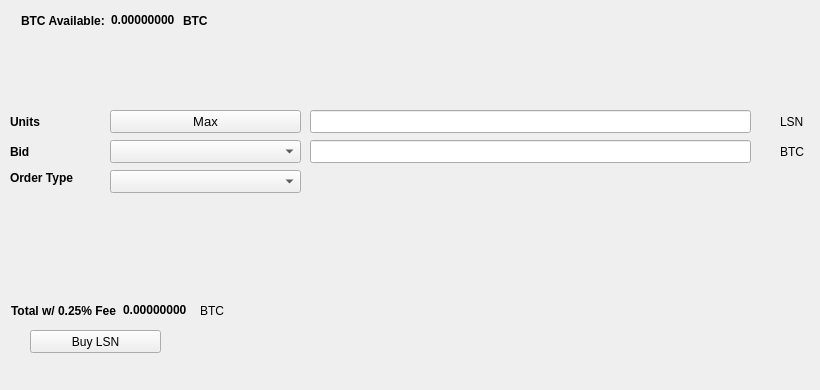
   <widget class="QWidget" name="BuyTab">
    <attribute name="title">
     <string>Buy</string>
    </attribute>
    <widget class="QPushButton" name="BuyLSN">
     <property name="geometry">
      <rect>
       <x>30</x>
       <y>330</y>
       <width>131</width>
       <height>23</height>
      </rect>
     </property>
     <property name="text">
      <string>Buy LSN</string>
     </property>
     <property name="icon">
      <iconset resource="../lucin.qrc">
       <normaloff>:/icons/bitcoin</normaloff>:/icons/bitcoin</iconset>
     </property>
    </widget>
    <widget class="QLabel" name="label_3">
     <property name="geometry">
      <rect>
       <x>10</x>
       <y>110</y>
       <width>46</width>
       <height>23</height>
      </rect>
     </property>
     <property name="font">
      <font>
       <weight>75</weight>
       <bold>true</bold>
      </font>
     </property>
     <property name="text">
      <string>Units</string>
     </property>
    </widget>
    <widget class="QLineEdit" name="UnitsInput">
     <property name="geometry">
      <rect>
       <x>310</x>
       <y>110</y>
       <width>441</width>
       <height>23</height>
      </rect>
     </property>
     <property name="font">
      <font>
       <pointsize>9</pointsize>
       <weight>75</weight>
       <bold>true</bold>
      </font>
     </property>
    </widget>
    <widget class="QLineEdit" name="BuyBidPriceEdit">
     <property name="geometry">
      <rect>
       <x>310</x>
       <y>140</y>
       <width>441</width>
       <height>23</height>
      </rect>
     </property>
     <property name="font">
      <font>
       <pointsize>9</pointsize>
       <weight>75</weight>
       <bold>true</bold>
      </font>
     </property>
    </widget>
    <widget class="QLabel" name="label_4">
     <property name="geometry">
      <rect>
       <x>780</x>
       <y>110</y>
       <width>31</width>
       <height>23</height>
      </rect>
     </property>
     <property name="text">
      <string>LSN</string>
     </property>
    </widget>
    <widget class="QLabel" name="label_5">
     <property name="geometry">
      <rect>
       <x>780</x>
       <y>140</y>
       <width>31</width>
       <height>23</height>
      </rect>
     </property>
     <property name="text">
      <string>BTC</string>
     </property>
    </widget>
    <widget class="QLabel" name="label_6">
     <property name="geometry">
      <rect>
       <x>10</x>
       <y>140</y>
       <width>46</width>
       <height>23</height>
      </rect>
     </property>
     <property name="font">
      <font>
       <weight>75</weight>
       <bold>true</bold>
      </font>
     </property>
     <property name="text">
      <string>Bid</string>
     </property>
    </widget>
    <widget class="QLabel" name="label_7">
     <property name="geometry">
      <rect>
       <x>10</x>
       <y>170</y>
       <width>91</width>
       <height>16</height>
      </rect>
     </property>
     <property name="font">
      <font>
       <weight>75</weight>
       <bold>true</bold>
      </font>
     </property>
     <property name="text">
      <string>Order Type</string>
     </property>
    </widget>
    <widget class="QPushButton" name="Buy_Max_Amount">
     <property name="geometry">
      <rect>
       <x>110</x>
       <y>110</y>
       <width>191</width>
       <height>23</height>
      </rect>
     </property>
     <property name="font">
      <font>
       <pointsize>10</pointsize>
      </font>
     </property>
     <property name="text">
      <string>Max</string>
     </property>
    </widget>
    <widget class="QComboBox" name="BuyBidcomboBox">
     <property name="geometry">
      <rect>
       <x>110</x>
       <y>140</y>
       <width>191</width>
       <height>23</height>
      </rect>
     </property>
     <property name="font">
      <font>
       <pointsize>10</pointsize>
      </font>
     </property>
    </widget>
    <widget class="QComboBox" name="buyOrdertypeCombo">
     <property name="geometry">
      <rect>
       <x>110</x>
       <y>170</y>
       <width>191</width>
       <height>23</height>
      </rect>
     </property>
     <property name="font">
      <font>
       <pointsize>10</pointsize>
      </font>
     </property>
    </widget>
    <widget class="QWidget" name="layoutWidget1">
     <property name="geometry">
      <rect>
       <x>21</x>
       <y>11</y>
       <width>227</width>
       <height>19</height>
      </rect>
     </property>
     <layout class="QHBoxLayout" name="horizontalLayout_3">
      <item>
       <widget class="QLabel" name="label232">
        <property name="font">
         <font>
          <weight>75</weight>
          <bold>true</bold>
         </font>
        </property>
        <property name="text">
         <string>BTC Available:</string>
        </property>
       </widget>
      </item>
      <item>
       <widget class="QLabel" name="BtcAvailableLbl">
        <property name="palette">
         <palette>
          <active>
           <colorrole role="WindowText">
            <brush brushstyle="SolidPattern">
             <color alpha="255">
              <red>0</red>
              <green>0</green>
              <blue>0</blue>
             </color>
            </brush>
           </colorrole>
           <colorrole role="Button">
            <brush brushstyle="SolidPattern">
             <color alpha="255">
              <red>0</red>
              <green>170</green>
              <blue>0</blue>
             </color>
            </brush>
           </colorrole>
           <colorrole role="Light">
            <brush brushstyle="SolidPattern">
             <color alpha="255">
              <red>0</red>
              <green>255</green>
              <blue>0</blue>
             </color>
            </brush>
           </colorrole>
           <colorrole role="Midlight">
            <brush brushstyle="SolidPattern">
             <color alpha="255">
              <red>0</red>
              <green>212</green>
              <blue>0</blue>
             </color>
            </brush>
           </colorrole>
           <colorrole role="Dark">
            <brush brushstyle="SolidPattern">
             <color alpha="255">
              <red>0</red>
              <green>85</green>
              <blue>0</blue>
             </color>
            </brush>
           </colorrole>
           <colorrole role="Mid">
            <brush brushstyle="SolidPattern">
             <color alpha="255">
              <red>0</red>
              <green>113</green>
              <blue>0</blue>
             </color>
            </brush>
           </colorrole>
           <colorrole role="Text">
            <brush brushstyle="SolidPattern">
             <color alpha="255">
              <red>0</red>
              <green>170</green>
              <blue>0</blue>
             </color>
            </brush>
           </colorrole>
           <colorrole role="BrightText">
            <brush brushstyle="SolidPattern">
             <color alpha="255">
              <red>255</red>
              <green>255</green>
              <blue>255</blue>
             </color>
            </brush>
           </colorrole>
           <colorrole role="ButtonText">
            <brush brushstyle="SolidPattern">
             <color alpha="255">
              <red>0</red>
              <green>0</green>
              <blue>0</blue>
             </color>
            </brush>
           </colorrole>
           <colorrole role="Base">
            <brush brushstyle="SolidPattern">
             <color alpha="255">
              <red>255</red>
              <green>255</green>
              <blue>255</blue>
             </color>
            </brush>
           </colorrole>
           <colorrole role="Window">
            <brush brushstyle="SolidPattern">
             <color alpha="255">
              <red>0</red>
              <green>170</green>
              <blue>0</blue>
             </color>
            </brush>
           </colorrole>
           <colorrole role="Shadow">
            <brush brushstyle="SolidPattern">
             <color alpha="255">
              <red>0</red>
              <green>0</green>
              <blue>0</blue>
             </color>
            </brush>
           </colorrole>
           <colorrole role="AlternateBase">
            <brush brushstyle="SolidPattern">
             <color alpha="255">
              <red>127</red>
              <green>212</green>
              <blue>127</blue>
             </color>
            </brush>
           </colorrole>
           <colorrole role="ToolTipBase">
            <brush brushstyle="SolidPattern">
             <color alpha="255">
              <red>255</red>
              <green>255</green>
              <blue>220</blue>
             </color>
            </brush>
           </colorrole>
           <colorrole role="ToolTipText">
            <brush brushstyle="SolidPattern">
             <color alpha="255">
              <red>0</red>
              <green>0</green>
              <blue>0</blue>
             </color>
            </brush>
           </colorrole>
          </active>
          <inactive>
           <colorrole role="WindowText">
            <brush brushstyle="SolidPattern">
             <color alpha="255">
              <red>0</red>
              <green>0</green>
              <blue>0</blue>
             </color>
            </brush>
           </colorrole>
           <colorrole role="Button">
            <brush brushstyle="SolidPattern">
             <color alpha="255">
              <red>0</red>
              <green>170</green>
              <blue>0</blue>
             </color>
            </brush>
           </colorrole>
           <colorrole role="Light">
            <brush brushstyle="SolidPattern">
             <color alpha="255">
              <red>0</red>
              <green>255</green>
              <blue>0</blue>
             </color>
            </brush>
           </colorrole>
           <colorrole role="Midlight">
            <brush brushstyle="SolidPattern">
             <color alpha="255">
              <red>0</red>
              <green>212</green>
              <blue>0</blue>
             </color>
            </brush>
           </colorrole>
           <colorrole role="Dark">
            <brush brushstyle="SolidPattern">
             <color alpha="255">
              <red>0</red>
              <green>85</green>
              <blue>0</blue>
             </color>
            </brush>
           </colorrole>
           <colorrole role="Mid">
            <brush brushstyle="SolidPattern">
             <color alpha="255">
              <red>0</red>
              <green>113</green>
              <blue>0</blue>
             </color>
            </brush>
           </colorrole>
           <colorrole role="Text">
            <brush brushstyle="SolidPattern">
             <color alpha="255">
              <red>0</red>
              <green>170</green>
              <blue>0</blue>
             </color>
            </brush>
           </colorrole>
           <colorrole role="BrightText">
            <brush brushstyle="SolidPattern">
             <color alpha="255">
              <red>255</red>
              <green>255</green>
              <blue>255</blue>
             </color>
            </brush>
           </colorrole>
           <colorrole role="ButtonText">
            <brush brushstyle="SolidPattern">
             <color alpha="255">
              <red>0</red>
              <green>0</green>
              <blue>0</blue>
             </color>
            </brush>
           </colorrole>
           <colorrole role="Base">
            <brush brushstyle="SolidPattern">
             <color alpha="255">
              <red>255</red>
              <green>255</green>
              <blue>255</blue>
             </color>
            </brush>
           </colorrole>
           <colorrole role="Window">
            <brush brushstyle="SolidPattern">
             <color alpha="255">
              <red>0</red>
              <green>170</green>
              <blue>0</blue>
             </color>
            </brush>
           </colorrole>
           <colorrole role="Shadow">
            <brush brushstyle="SolidPattern">
             <color alpha="255">
              <red>0</red>
              <green>0</green>
              <blue>0</blue>
             </color>
            </brush>
           </colorrole>
           <colorrole role="AlternateBase">
            <brush brushstyle="SolidPattern">
             <color alpha="255">
              <red>127</red>
              <green>212</green>
              <blue>127</blue>
             </color>
            </brush>
           </colorrole>
           <colorrole role="ToolTipBase">
            <brush brushstyle="SolidPattern">
             <color alpha="255">
              <red>255</red>
              <green>255</green>
              <blue>220</blue>
             </color>
            </brush>
           </colorrole>
           <colorrole role="ToolTipText">
            <brush brushstyle="SolidPattern">
             <color alpha="255">
              <red>0</red>
              <green>0</green>
              <blue>0</blue>
             </color>
            </brush>
           </colorrole>
          </inactive>
          <disabled>
           <colorrole role="WindowText">
            <brush brushstyle="SolidPattern">
             <color alpha="255">
              <red>0</red>
              <green>85</green>
              <blue>0</blue>
             </color>
            </brush>
           </colorrole>
           <colorrole role="Button">
            <brush brushstyle="SolidPattern">
             <color alpha="255">
              <red>0</red>
              <green>170</green>
              <blue>0</blue>
             </color>
            </brush>
           </colorrole>
           <colorrole role="Light">
            <brush brushstyle="SolidPattern">
             <color alpha="255">
              <red>0</red>
              <green>255</green>
              <blue>0</blue>
             </color>
            </brush>
           </colorrole>
           <colorrole role="Midlight">
            <brush brushstyle="SolidPattern">
             <color alpha="255">
              <red>0</red>
              <green>212</green>
              <blue>0</blue>
             </color>
            </brush>
           </colorrole>
           <colorrole role="Dark">
            <brush brushstyle="SolidPattern">
             <color alpha="255">
              <red>0</red>
              <green>85</green>
              <blue>0</blue>
             </color>
            </brush>
           </colorrole>
           <colorrole role="Mid">
            <brush brushstyle="SolidPattern">
             <color alpha="255">
              <red>0</red>
              <green>113</green>
              <blue>0</blue>
             </color>
            </brush>
           </colorrole>
           <colorrole role="Text">
            <brush brushstyle="SolidPattern">
             <color alpha="255">
              <red>0</red>
              <green>85</green>
              <blue>0</blue>
             </color>
            </brush>
           </colorrole>
           <colorrole role="BrightText">
            <brush brushstyle="SolidPattern">
             <color alpha="255">
              <red>255</red>
              <green>255</green>
              <blue>255</blue>
             </color>
            </brush>
           </colorrole>
           <colorrole role="ButtonText">
            <brush brushstyle="SolidPattern">
             <color alpha="255">
              <red>0</red>
              <green>85</green>
              <blue>0</blue>
             </color>
            </brush>
           </colorrole>
           <colorrole role="Base">
            <brush brushstyle="SolidPattern">
             <color alpha="255">
              <red>0</red>
              <green>170</green>
              <blue>0</blue>
             </color>
            </brush>
           </colorrole>
           <colorrole role="Window">
            <brush brushstyle="SolidPattern">
             <color alpha="255">
              <red>0</red>
              <green>170</green>
              <blue>0</blue>
             </color>
            </brush>
           </colorrole>
           <colorrole role="Shadow">
            <brush brushstyle="SolidPattern">
             <color alpha="255">
              <red>0</red>
              <green>0</green>
              <blue>0</blue>
             </color>
            </brush>
           </colorrole>
           <colorrole role="AlternateBase">
            <brush brushstyle="SolidPattern">
             <color alpha="255">
              <red>0</red>
              <green>170</green>
              <blue>0</blue>
             </color>
            </brush>
           </colorrole>
           <colorrole role="ToolTipBase">
            <brush brushstyle="SolidPattern">
             <color alpha="255">
              <red>255</red>
              <green>255</green>
              <blue>220</blue>
             </color>
            </brush>
           </colorrole>
           <colorrole role="ToolTipText">
            <brush brushstyle="SolidPattern">
             <color alpha="255">
              <red>0</red>
              <green>0</green>
              <blue>0</blue>
             </color>
            </brush>
           </colorrole>
          </disabled>
         </palette>
        </property>
        <property name="font">
         <font>
          <weight>75</weight>
          <bold>true</bold>
         </font>
        </property>
        <property name="text">
         <string>0.00000000</string>
        </property>
        <property name="textInteractionFlags">
         <set>Qt::LinksAccessibleByMouse|Qt::TextSelectableByKeyboard|Qt::TextSelectableByMouse</set>
        </property>
       </widget>
      </item>
      <item>
       <widget class="QLabel" name="BtcAvailableLbl_2">
        <property name="font">
         <font>
          <weight>75</weight>
          <bold>true</bold>
         </font>
        </property>
        <property name="text">
         <string>BTC</string>
        </property>
       </widget>
      </item>
     </layout>
    </widget>
    <widget class="QWidget" name="layoutWidge2">
     <property name="geometry">
      <rect>
       <x>11</x>
       <y>301</y>
       <width>259</width>
       <height>19</height>
      </rect>
     </property>
     <layout class="QHBoxLayout" name="horizontalLayout_4">
      <item>
       <widget class="QLabel" name="label_9">
        <property name="font">
         <font>
          <weight>75</weight>
          <bold>true</bold>
         </font>
        </property>
        <property name="text">
         <string>Total w/ 0.25% Fee</string>
        </property>
       </widget>
      </item>
      <item>
       <widget class="QLabel" name="BuyCostLabel">
        <property name="palette">
         <palette>
          <active>
           <colorrole role="WindowText">
            <brush brushstyle="SolidPattern">
             <color alpha="255">
              <red>0</red>
              <green>0</green>
              <blue>0</blue>
             </color>
            </brush>
           </colorrole>
           <colorrole role="Button">
            <brush brushstyle="SolidPattern">
             <color alpha="255">
              <red>0</red>
              <green>170</green>
              <blue>0</blue>
             </color>
            </brush>
           </colorrole>
           <colorrole role="Light">
            <brush brushstyle="SolidPattern">
             <color alpha="255">
              <red>0</red>
              <green>255</green>
              <blue>0</blue>
             </color>
            </brush>
           </colorrole>
           <colorrole role="Midlight">
            <brush brushstyle="SolidPattern">
             <color alpha="255">
              <red>0</red>
              <green>212</green>
              <blue>0</blue>
             </color>
            </brush>
           </colorrole>
           <colorrole role="Dark">
            <brush brushstyle="SolidPattern">
             <color alpha="255">
              <red>0</red>
              <green>85</green>
              <blue>0</blue>
             </color>
            </brush>
           </colorrole>
           <colorrole role="Mid">
            <brush brushstyle="SolidPattern">
             <color alpha="255">
              <red>0</red>
              <green>113</green>
              <blue>0</blue>
             </color>
            </brush>
           </colorrole>
           <colorrole role="Text">
            <brush brushstyle="SolidPattern">
             <color alpha="255">
              <red>0</red>
              <green>170</green>
              <blue>0</blue>
             </color>
            </brush>
           </colorrole>
           <colorrole role="BrightText">
            <brush brushstyle="SolidPattern">
             <color alpha="255">
              <red>255</red>
              <green>255</green>
              <blue>255</blue>
             </color>
            </brush>
           </colorrole>
           <colorrole role="ButtonText">
            <brush brushstyle="SolidPattern">
             <color alpha="255">
              <red>0</red>
              <green>0</green>
              <blue>0</blue>
             </color>
            </brush>
           </colorrole>
           <colorrole role="Base">
            <brush brushstyle="SolidPattern">
             <color alpha="255">
              <red>255</red>
              <green>255</green>
              <blue>255</blue>
             </color>
            </brush>
           </colorrole>
           <colorrole role="Window">
            <brush brushstyle="SolidPattern">
             <color alpha="255">
              <red>0</red>
              <green>170</green>
              <blue>0</blue>
             </color>
            </brush>
           </colorrole>
           <colorrole role="Shadow">
            <brush brushstyle="SolidPattern">
             <color alpha="255">
              <red>0</red>
              <green>0</green>
              <blue>0</blue>
             </color>
            </brush>
           </colorrole>
           <colorrole role="AlternateBase">
            <brush brushstyle="SolidPattern">
             <color alpha="255">
              <red>127</red>
              <green>212</green>
              <blue>127</blue>
             </color>
            </brush>
           </colorrole>
           <colorrole role="ToolTipBase">
            <brush brushstyle="SolidPattern">
             <color alpha="255">
              <red>255</red>
              <green>255</green>
              <blue>220</blue>
             </color>
            </brush>
           </colorrole>
           <colorrole role="ToolTipText">
            <brush brushstyle="SolidPattern">
             <color alpha="255">
              <red>0</red>
              <green>0</green>
              <blue>0</blue>
             </color>
            </brush>
           </colorrole>
          </active>
          <inactive>
           <colorrole role="WindowText">
            <brush brushstyle="SolidPattern">
             <color alpha="255">
              <red>0</red>
              <green>0</green>
              <blue>0</blue>
             </color>
            </brush>
           </colorrole>
           <colorrole role="Button">
            <brush brushstyle="SolidPattern">
             <color alpha="255">
              <red>0</red>
              <green>170</green>
              <blue>0</blue>
             </color>
            </brush>
           </colorrole>
           <colorrole role="Light">
            <brush brushstyle="SolidPattern">
             <color alpha="255">
              <red>0</red>
              <green>255</green>
              <blue>0</blue>
             </color>
            </brush>
           </colorrole>
           <colorrole role="Midlight">
            <brush brushstyle="SolidPattern">
             <color alpha="255">
              <red>0</red>
              <green>212</green>
              <blue>0</blue>
             </color>
            </brush>
           </colorrole>
           <colorrole role="Dark">
            <brush brushstyle="SolidPattern">
             <color alpha="255">
              <red>0</red>
              <green>85</green>
              <blue>0</blue>
             </color>
            </brush>
           </colorrole>
           <colorrole role="Mid">
            <brush brushstyle="SolidPattern">
             <color alpha="255">
              <red>0</red>
              <green>113</green>
              <blue>0</blue>
             </color>
            </brush>
           </colorrole>
           <colorrole role="Text">
            <brush brushstyle="SolidPattern">
             <color alpha="255">
              <red>0</red>
              <green>170</green>
              <blue>0</blue>
             </color>
            </brush>
           </colorrole>
           <colorrole role="BrightText">
            <brush brushstyle="SolidPattern">
             <color alpha="255">
              <red>255</red>
              <green>255</green>
              <blue>255</blue>
             </color>
            </brush>
           </colorrole>
           <colorrole role="ButtonText">
            <brush brushstyle="SolidPattern">
             <color alpha="255">
              <red>0</red>
              <green>0</green>
              <blue>0</blue>
             </color>
            </brush>
           </colorrole>
           <colorrole role="Base">
            <brush brushstyle="SolidPattern">
             <color alpha="255">
              <red>255</red>
              <green>255</green>
              <blue>255</blue>
             </color>
            </brush>
           </colorrole>
           <colorrole role="Window">
            <brush brushstyle="SolidPattern">
             <color alpha="255">
              <red>0</red>
              <green>170</green>
              <blue>0</blue>
             </color>
            </brush>
           </colorrole>
           <colorrole role="Shadow">
            <brush brushstyle="SolidPattern">
             <color alpha="255">
              <red>0</red>
              <green>0</green>
              <blue>0</blue>
             </color>
            </brush>
           </colorrole>
           <colorrole role="AlternateBase">
            <brush brushstyle="SolidPattern">
             <color alpha="255">
              <red>127</red>
              <green>212</green>
              <blue>127</blue>
             </color>
            </brush>
           </colorrole>
           <colorrole role="ToolTipBase">
            <brush brushstyle="SolidPattern">
             <color alpha="255">
              <red>255</red>
              <green>255</green>
              <blue>220</blue>
             </color>
            </brush>
           </colorrole>
           <colorrole role="ToolTipText">
            <brush brushstyle="SolidPattern">
             <color alpha="255">
              <red>0</red>
              <green>0</green>
              <blue>0</blue>
             </color>
            </brush>
           </colorrole>
          </inactive>
          <disabled>
           <colorrole role="WindowText">
            <brush brushstyle="SolidPattern">
             <color alpha="255">
              <red>0</red>
              <green>85</green>
              <blue>0</blue>
             </color>
            </brush>
           </colorrole>
           <colorrole role="Button">
            <brush brushstyle="SolidPattern">
             <color alpha="255">
              <red>0</red>
              <green>170</green>
              <blue>0</blue>
             </color>
            </brush>
           </colorrole>
           <colorrole role="Light">
            <brush brushstyle="SolidPattern">
             <color alpha="255">
              <red>0</red>
              <green>255</green>
              <blue>0</blue>
             </color>
            </brush>
           </colorrole>
           <colorrole role="Midlight">
            <brush brushstyle="SolidPattern">
             <color alpha="255">
              <red>0</red>
              <green>212</green>
              <blue>0</blue>
             </color>
            </brush>
           </colorrole>
           <colorrole role="Dark">
            <brush brushstyle="SolidPattern">
             <color alpha="255">
              <red>0</red>
              <green>85</green>
              <blue>0</blue>
             </color>
            </brush>
           </colorrole>
           <colorrole role="Mid">
            <brush brushstyle="SolidPattern">
             <color alpha="255">
              <red>0</red>
              <green>113</green>
              <blue>0</blue>
             </color>
            </brush>
           </colorrole>
           <colorrole role="Text">
            <brush brushstyle="SolidPattern">
             <color alpha="255">
              <red>0</red>
              <green>85</green>
              <blue>0</blue>
             </color>
            </brush>
           </colorrole>
           <colorrole role="BrightText">
            <brush brushstyle="SolidPattern">
             <color alpha="255">
              <red>255</red>
              <green>255</green>
              <blue>255</blue>
             </color>
            </brush>
           </colorrole>
           <colorrole role="ButtonText">
            <brush brushstyle="SolidPattern">
             <color alpha="255">
              <red>0</red>
              <green>85</green>
              <blue>0</blue>
             </color>
            </brush>
           </colorrole>
           <colorrole role="Base">
            <brush brushstyle="SolidPattern">
             <color alpha="255">
              <red>0</red>
              <green>170</green>
              <blue>0</blue>
             </color>
            </brush>
           </colorrole>
           <colorrole role="Window">
            <brush brushstyle="SolidPattern">
             <color alpha="255">
              <red>0</red>
              <green>170</green>
              <blue>0</blue>
             </color>
            </brush>
           </colorrole>
           <colorrole role="Shadow">
            <brush brushstyle="SolidPattern">
             <color alpha="255">
              <red>0</red>
              <green>0</green>
              <blue>0</blue>
             </color>
            </brush>
           </colorrole>
           <colorrole role="AlternateBase">
            <brush brushstyle="SolidPattern">
             <color alpha="255">
              <red>0</red>
              <green>170</green>
              <blue>0</blue>
             </color>
            </brush>
           </colorrole>
           <colorrole role="ToolTipBase">
            <brush brushstyle="SolidPattern">
             <color alpha="255">
              <red>255</red>
              <green>255</green>
              <blue>220</blue>
             </color>
            </brush>
           </colorrole>
           <colorrole role="ToolTipText">
            <brush brushstyle="SolidPattern">
             <color alpha="255">
              <red>0</red>
              <green>0</green>
              <blue>0</blue>
             </color>
            </brush>
           </colorrole>
          </disabled>
         </palette>
        </property>
        <property name="font">
         <font>
          <weight>75</weight>
          <bold>true</bold>
         </font>
        </property>
        <property name="autoFillBackground">
         <bool>false</bool>
        </property>
        <property name="text">
         <string>0.00000000</string>
        </property>
        <property name="textInteractionFlags">
         <set>Qt::LinksAccessibleByMouse|Qt::TextSelectableByMouse</set>
        </property>
       </widget>
      </item>
      <item>
       <widget class="QLabel" name="label_10">
        <property name="font">
         <font>
          <weight>50</weight>
          <bold>false</bold>
         </font>
        </property>
        <property name="text">
         <string>BTC</string>
        </property>
       </widget>
      </item>
     </layout>
    </widget>
    <widget class="QLabel" name="label_24">
     <property name="geometry">
      <rect>
       <x>460</x>
       <y>300</y>
       <width>281</width>
       <height>81</height>
      </rect>
     </property>
     <property name="text">
      <string/>
     </property>
     <property name="pixmap">
      <pixmap>:/images/bittrex</pixmap>
     </property>
    </widget>
   </widget>
